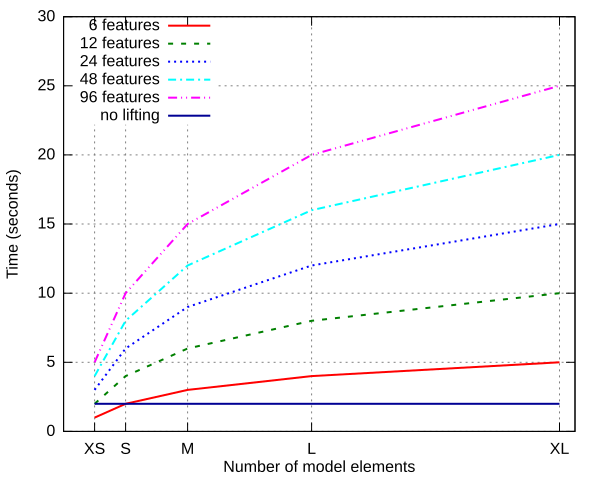

Write the gnuplot code that produced this figure.
set term svg dashed
set xtics ("XS" 200, "S" 400, "M" 800, "L" 1600, "XL" 3200)
set ytics auto
set xlabel "Number of model elements" offset 0,0.5
set ylabel "Time (seconds)"
set xr [0:3300]
set yr [0:30]
set key at 1000,30
set grid
set style line 1 lt 1 lw 2
set style line 2 lt 2 lw 2
set style line 3 lt 3 lw 2
set style line 4 lt 4 lw 2
set style line 5 lt 5 lw 2 lc rgb 'magenta'
set style line 6 lt 6 lw 2
plot "timeLifting.dat" using 1:2 title '6 features' w l ls 1, "timeLifting.dat" using 1:3 title '12 features' w l ls 2, "timeLifting.dat" using 1:4 title '24 features' w l ls 3, "timeLifting.dat" using 1:5 title '48 features' w l ls 4, "timeLifting.dat" using 1:6 title '96 features' w l ls 5, "timeLifting.dat" using 1:7 title 'no lifting' w l ls 6
